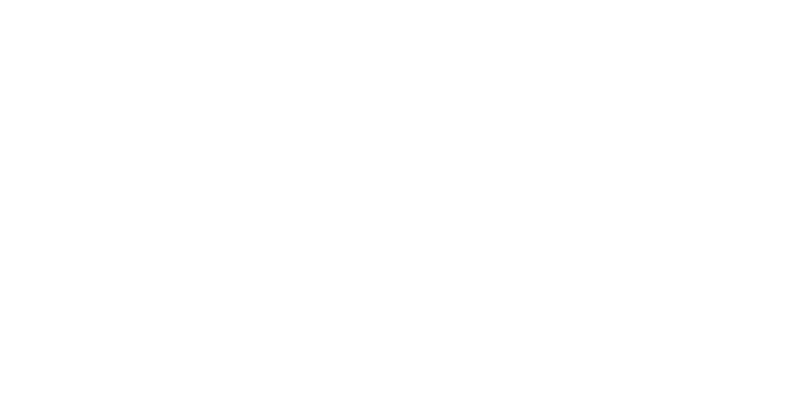
Frame 1 (no input)
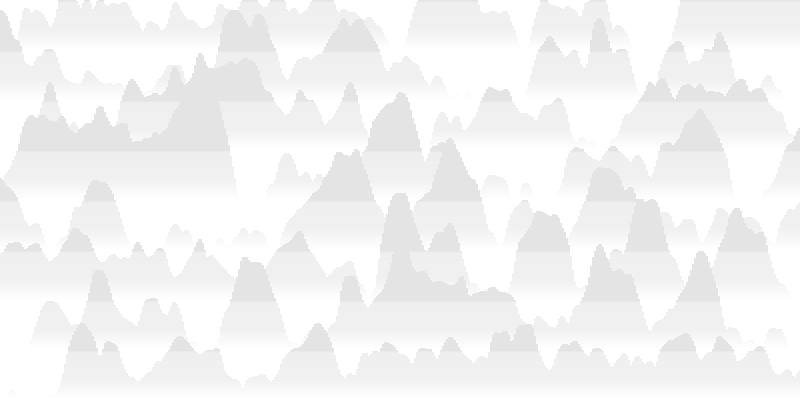
Frame 60 (no input)
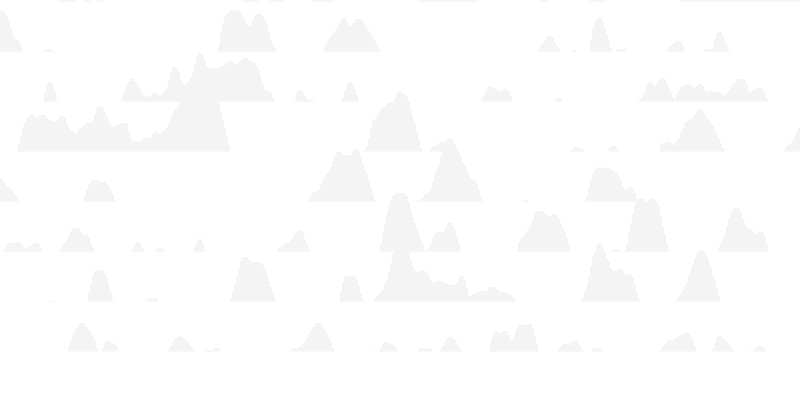
Frame 120 (the mouse pressed at the canvas centre since frame 60)

The p5.js sketch that drew these frames (run headless with seeded random() and noise() and a simulated clock; from frame 60 on, the mouse is pressed at the canvas centre):

// p5.js sketch
// ── sketch.js

function setup () {
  background(255);
  createCanvas(800,400);
  frameRate(20);
}

function draw() {
  noStroke();
  fill(255,10);
  rect(0,0,width,height);

  // return;
  var c = color(0);

if (frameCount >2&& frameCount < 4) {
  for (var i = 0; i < 10; i++) {
    drawPerlinCurve(width+100,i*50,i,2,1000,c);
    }
    
  }
  // noLoop();

}

/*
  x,y: 线描绘的触发点
  phase：相
  step:振幅
  count:转折次数
  myColour：线的颜色

*/
function drawPerlinCurve (x, y,  phase,  step,  count,  myColour)  {
  var NOISE_SCALE = 0.01;
  
  noFill();
  stroke(myColour);
  

  push();
  translate(0,y);
  var x_scale = 0.04;
  var max = width/step ;
  for (var i= 0; i <= max;i++) {
    
    var noiseValue = noise(i*x_scale,phase);
    var noiseValue_next = noise((i+1)*x_scale,phase);

    var y_value = map(noiseValue,0,1,0,-200);
    var y_value_next =  map(noiseValue_next,0,1,0,-200);

    var minY = floor(min(y_value,y_value_next));

    for (var j = 0;j > minY+2;j--) {

      var alpha = map(j,0,-100,-255,255);
      // print(alpha);
      if (alpha > 0) {
        fill(0,alpha);
        noStroke();
        rect(i*step,j,step,1);
        // print(j);
      }
    }

    // beginShape();
    // noStroke();
    // var alpha = map(minY,0,-200,-255,255);
    // fill(0,alpha);
    // curveVertex(i*step, y_value);
    // curveVertex((i+1)*step, y_value_next);
    // curveVertex((i+1)*step, minY);
    // curveVertex(i*step, minY);
    // endShape(CLOSE);
  }

 pop();
 

  // stroke(255,0,0);
  // line(0,200,width,200);
}






function PerlinCurveSystem(startTime,duration) {

  this.startTime = startTime;
  this.duration = duration;
  this.endTime = startTime+duration;
  this.precent = 0;
  // 动画固定参数
  this.step = 20;
  this.finailAlpha = 100;
  this.count = (width*1.5/this.step);
  this.distance = 5;

  this.update = function(distance) {
    this.distance = distance;
    var currentTime = frameCount/60;
    if (currentTime > this.endTime) {
      this.precent = 1;
    } else {
      this.precent = map(currentTime,this.startTime,this.endTime,0,1);   
    }
  }

  this.draw = function(aColor) {
    for(var y = 0;y < height;y+=this.distance) {
      drawPerlinCurve(width+100,y,frameCount/2,this.step,this.count,aColor)
    }
  }

}

PerlinCurveSystem.prototype.draw = function(aColor) {
  // var alpha = this.precent * this.finailAlpha;
  // var aColor = color(255,alpha);
  
  for(var y = 0;y < height;y+=this.distance) {
    drawPerlinCurve(width+100,y,frameCount/2,this.step,this.count,aColor)
  }
}
